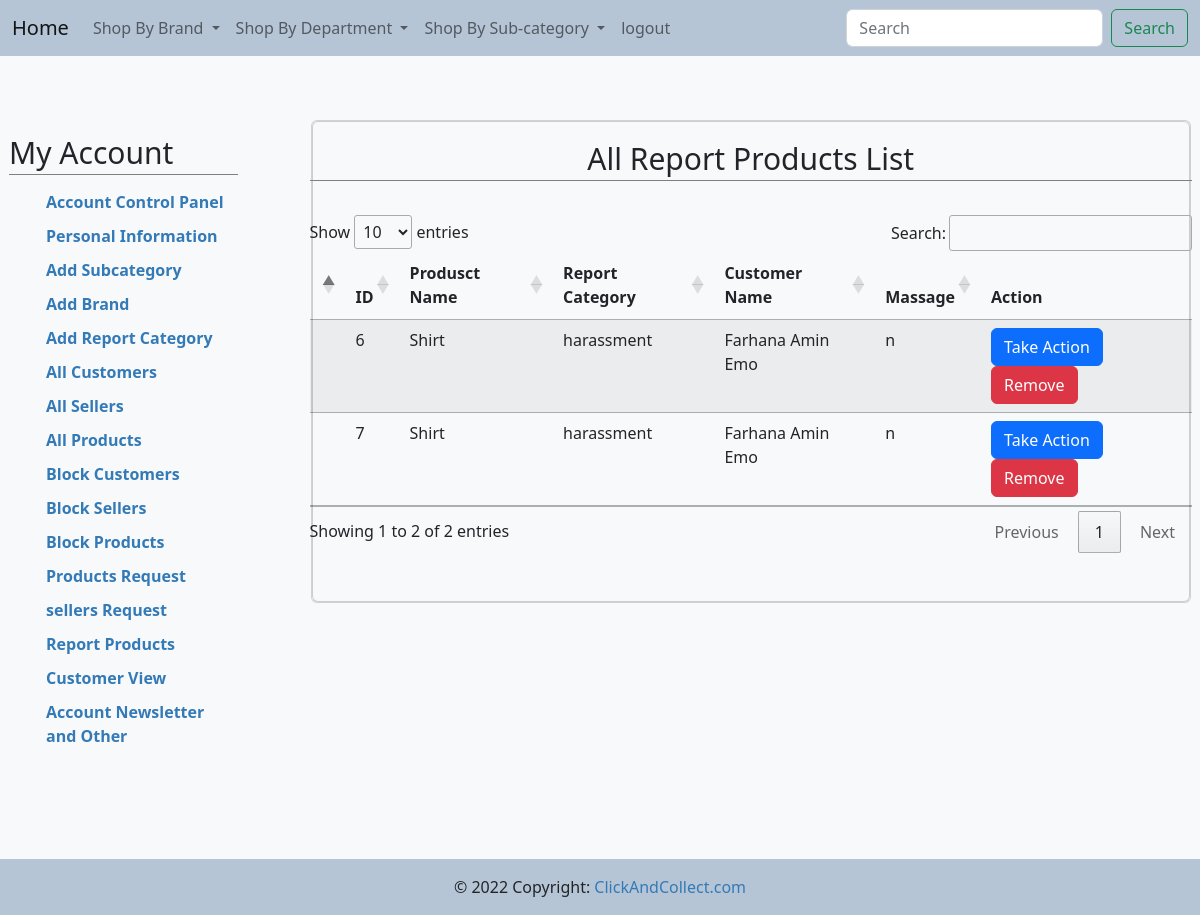
/admin/report_product.php (signed in), run on the app's committed database.
### tables this page shows
CREATE TABLE IF NOT EXISTS `report_product` (
  `rp_id` int(11) NOT NULL AUTO_INCREMENT,
  `report_id` int(11) NOT NULL,
  `c_id` int(11) NOT NULL,
  `p_id` int(11) NOT NULL,
  `massage` varchar(255) NOT NULL,
  PRIMARY KEY (`rp_id`),
  KEY `c_id` (`c_id`),
  KEY `p_id` (`p_id`),
  KEY `report_id` (`report_id`)
);

CREATE TABLE IF NOT EXISTS `products` (
  `p_id` int(11) NOT NULL AUTO_INCREMENT,
  `name` varchar(100) DEFAULT NULL,
  `b_id` int(11) DEFAULT NULL,
  `sub_id` int(11) DEFAULT NULL,
  `s_id` int(11) NOT NULL,
  `size` varchar(100) DEFAULT NULL,
  `description` varchar(200) DEFAULT NULL,
  `prev_price` varchar(255) NOT NULL,
  `price` double DEFAULT NULL,
  `quantity` int(11) DEFAULT NULL,
  `status` int(11) NOT NULL,
  PRIMARY KEY (`p_id`),
  KEY `FK_brand1` (`b_id`),
  KEY `FK_catagory1` (`sub_id`),
  KEY `FK_seller` (`s_id`)
);

CREATE TABLE IF NOT EXISTS `report_category` (
  `report_id` int(11) NOT NULL AUTO_INCREMENT,
  `name` varchar(255) NOT NULL,
  PRIMARY KEY (`report_id`)
);

CREATE TABLE IF NOT EXISTS `customers` (
  `c_id` int(11) NOT NULL AUTO_INCREMENT,
  `name` varchar(100) NOT NULL,
  `email` varchar(100) NOT NULL,
  `address` varchar(100) DEFAULT NULL,
  `dob` date DEFAULT NULL,
  `gender` varchar(100) DEFAULT NULL,
  `mobile` varchar(100) NOT NULL,
  `pass` varchar(100) NOT NULL,
  `status` int(255) DEFAULT NULL,
  `img` varchar(255) DEFAULT NULL,
  PRIMARY KEY (`c_id`)
);

### admin/report_product.php (the view, shortened to what this page needs)
<!DOCTYPE html>
<html lang="en">
<head>
        <link href="https://cdn.jsdelivr.net/npm/bootstrap@5.2.1/dist/css/bootstrap.min.css" rel="stylesheet">
        <link rel="stylesheet" href="https://cdn.datatables.net/1.12.1/css/jquery.dataTables.min.css">
        <link href="include/style.css" rel="stylesheet" />
</head>
<body>
<div class="b">
    <?php include 'include/navbar.php' ?>
</div>
<div class="account-page">
<div class="container-fluid">
<div class="row">
<div class="col-sm-3 mt-0 pad">
    <?php include 'include/sidebar.php' ?>
</div>
    <div class="col-sm-9">
        <div class="mt-1 card">
            <div class="card bg-light text-dark">
                <div class="row">
                    <div class="col-md-12 mt-0 mb-5 ml-1">
                        <h2 class="text-center">All  Report Products List</h2>
                        <br>
                        <table class="table table-striped" id = "reportproducts">
                        <thead>
                        <tr>
                            <th></th>
                            <th>ID</th>
                            <th>Produsct Name</th>
                            <th>Report Category</th>
                            <th>Customer Name</th>
                            <th>Massage</th>
                            <th>Action</th>
                        </tr>
                        </thead>
                        <tbody>
                        <?php
                            include 'include/connection.php';
                            $query = "select * from report_product";
                            $table = mysqli_query($con,$query);
                            while($row = mysqli_fetch_array($table)){
                        ?>
                        <tr>
                        <td></td>
                                <td><?php echo $row['rp_id'];?></td>
                                <?php
                                    $pid =  $row['p_id'];
                                    $query1 = "select * from products where p_id=$pid";
                                    $table1 = mysqli_query($con,$query1);
                                    $row1 = mysqli_fetch_array($table1)
                                ?>
                                <td><?php echo $row1['name'];?></td>
                                <?php
                                    $rid =  $row['report_id'];
                                    $query3 = "select * from report_category where report_id= $rid";
                                    $table3 = mysqli_query($con,$query3);
                                    $row3 = mysqli_fetch_array($table3);
                                ?>
                                <td><?php echo $row3['name'];?></td>
                                <?php
                                    $cid =  $row['c_id'];
                                    $query3 = "select * from customers where c_id= $cid";
                                    $table3 = mysqli_query($con,$query3);
                                    $row3 = mysqli_fetch_array($table3);
                                ?>
                                <td><?php echo $row3['name'];?></td>
                                <td><?php echo $row['massage'];?></td>
                                <td>
                                    <a class = "btn btn-primary" href ="report_product_single.php?id=<?php  echo $row['p_id']?>">Take Action</a>
                                    <a class="btn btn-danger" data-bs-toggle="modal" data-bs-target="#myModal<?php echo $row['p_id'];?>">Remove</a>
                                </td>
                                <?php } ?>
                            </tr>
                        </tbody>
                    </table>
                    </div>
                </div>
            </div>
        </div>
    </div>
</div>
</div>
</div>
<div class="bot">
   <?php include 'include/footer.php' ?>
</div>
</body>
</html>

### admin/include/style.css (style rules this page uses)
.account-page { padding-top:5%; }
.b { background-color: #b6c5d5!important; }
body { background-color: #f8f9fa; }
.account-page h2 { padding-bottom: 5px; border-bottom: 1px solid #808080; }
.row { margin-right: -15px; margin-left: -15px; }
* { -webkit-box-sizing: border-box; -moz-box-sizing: border-box; box-sizing: border-box; }
div { display: block; }
a { color: #3a2bd3; -webkit-transition: all 0.3s ease; transition: all 0.3s ease; }
a { background-color: transparent; }
a { color: #337ab7; text-decoration: none; text-decoration-line: none; text-decoration-thickness: none; text-decoration-style: none; text-decoration-color: none; }
.h2, h2 { font-size: 30px; }
.h1, .h2, .h3, h1, h2, h3 { margin-top: 20px; margin-bottom: 10px; }
.h1, .h2, .h3, .h4, .h5, .h6, h1, h2, h3, h4, h5, h6 { font-family: inherit; font-weight: 500; line-height: 1.1; color: inherit; }

### admin/report_product.php (style rules this page uses)
.pad { padding-right :5%; }
.bot { padding-top:8%; }

### data on the page
report_product: rp_id "6", p.name "Shirt", report.name "harassment", c.name "Farhana Amin Emo", massage "n"
report_product: rp_id "7", p.name "Shirt", report.name "harassment", c.name "Farhana Amin Emo", massage "n"
